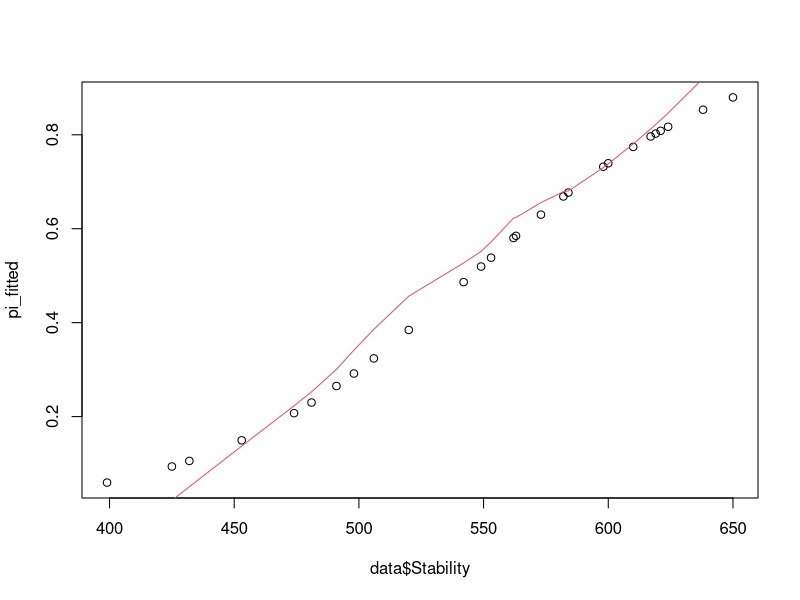
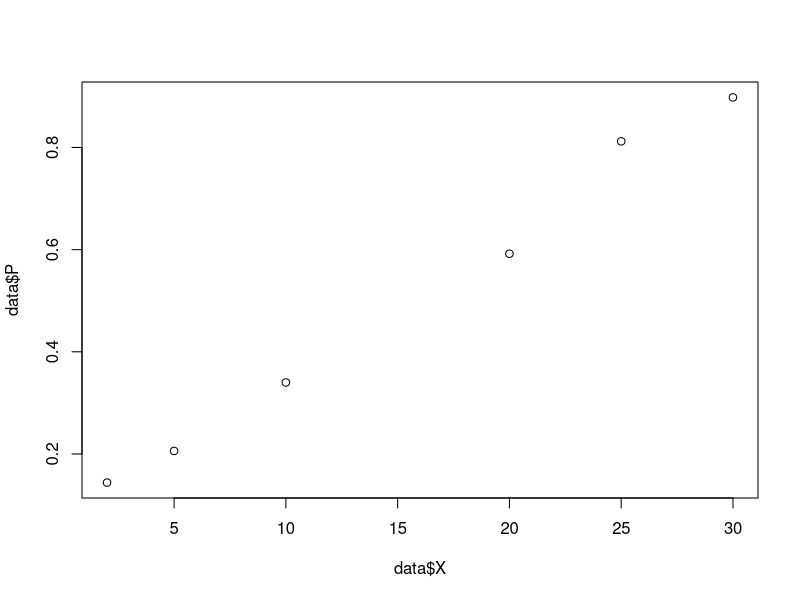
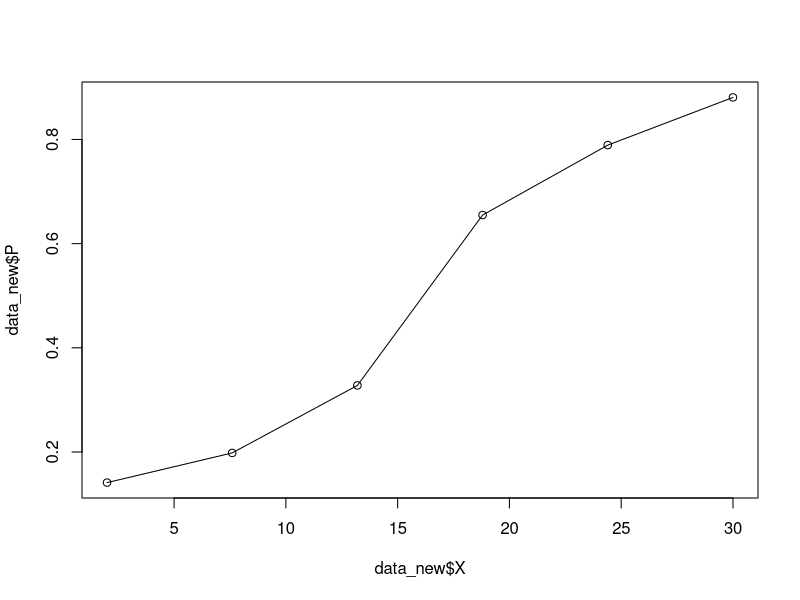

Generate these figures, in order, with R:
## ---- chunk 1
setwd("/Users/cs0823/Documents/STA_207/dataset")
data = read.table(file = "Data14_9.csv", header= FALSE, sep = ",")
colnames(data)[colnames(data)=="V1"] <- "Ability"
colnames(data)[colnames(data)=="V2"] <- "Stability"
## ---- chunk 2
model=glm(Ability~Stability, family="binomial", data= data)
coef(model)
## ---- chunk 3
n=nrow(data)
Beta = as.matrix(coef(model), ncol=1, nrow=2)
X = cbind( rep(1,n), data$Stability )
pi_fitted = ( 1 + exp(-1* (X%*%Beta) ) )^(-1)
plot(y = pi_fitted, x=data$Stability)
lines(lowess(data$Stability, data$Ability), col=2)
## ---- chunk 4
exp(coef(model)[2])
## ---- chunk 5
x = as.vector(c(1, 550))
pi_fitted = (1 + exp(-1*t(x)%*%Beta))^(-1)
pi_fitted 
## ---- chunk 6
logit = function(p) { p / (1-p) }
b0 =coef(model)[1]
b1 =coef(model)[2]
score = (logit(0.7) - b0 ) / b1
score
## ---- chunk 7
setwd("/Users/cs0823/Documents/STA_207/dataset")
data = read.table(file = "Data14_11.csv", header= FALSE, sep = ",")
colnames(data)[colnames(data)=="V1"] <- "X"
colnames(data)[colnames(data)=="V2"] <- "Number"
colnames(data)[colnames(data)=="V3"] <- "Y"
## ---- chunk 8
P = data$Y/500
data$P = P
plot(data$X, data$P)
## ---- chunk 9
model = glm(data$P~data$X, family=binomial(link="logit"), data=data)
coef(model)
## ---- chunk 10
data_new = data.frame(X = seq(min(data$X), max(data$X),len=6))
data_new$P = predict(model, data_new, type="response")

plot(data_new$X, data_new$P)
lines(P ~ X, data_new)
## ---- chunk 11
exp(coef(model)[2])
## ---- chunk 12
b0 = -2.0765647
b1 = 0.1358508 
exp(b0+b1*15) / (1 + exp(b0+b1*15))
## ---- chunk 13
(log(0.75 / (1 - 0.75)) - b0) / b1
